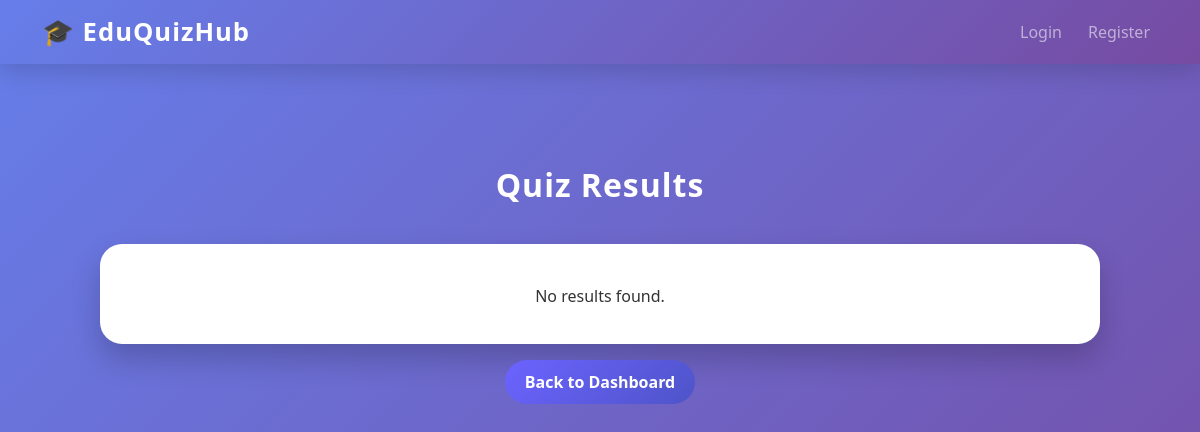
The page /admin/view-results/3 on the database as committed earlier.
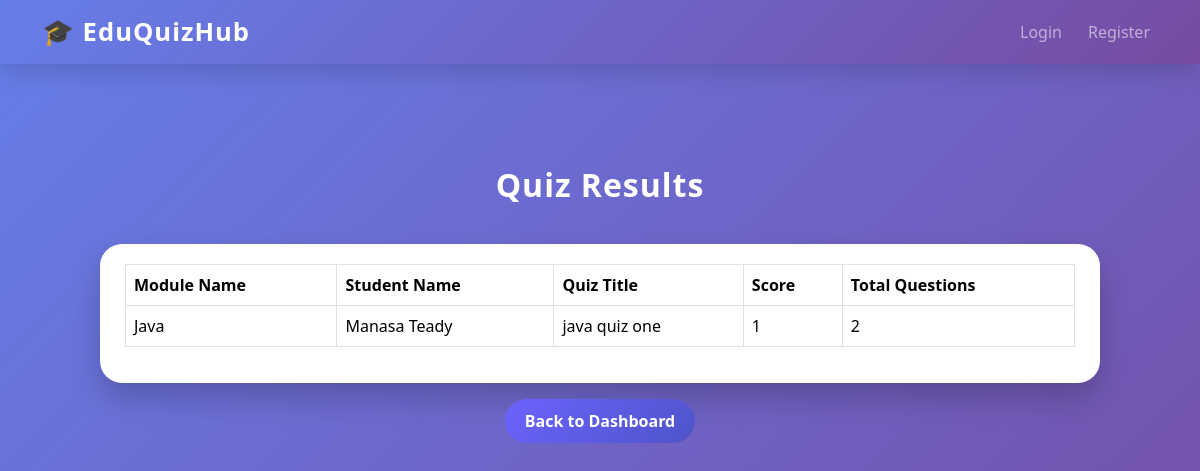
The same page on the database as committed later.
### tables this page shows
CREATE TABLE attempts (
    id INTEGER PRIMARY KEY AUTOINCREMENT,
    student_id INTEGER NOT NULL,
    quiz_id INTEGER NOT NULL,
    score INTEGER,
    total_questions INTEGER,
    answers TEXT,
    FOREIGN KEY (student_id) REFERENCES users(id),
    FOREIGN KEY (quiz_id) REFERENCES quizzes(id)
);

CREATE TABLE modules (
    id INTEGER PRIMARY KEY AUTOINCREMENT,
    name TEXT NOT NULL
);

CREATE TABLE users (
    id INTEGER PRIMARY KEY AUTOINCREMENT,
    name TEXT NOT NULL,
    email TEXT UNIQUE NOT NULL,
    password TEXT NOT NULL,
    role TEXT NOT NULL
);

CREATE TABLE quizzes (
    id INTEGER PRIMARY KEY AUTOINCREMENT,
    module_id INTEGER NOT NULL,
    title TEXT NOT NULL,
    time_limit INTEGER,
    is_active INTEGER DEFAULT 0,
    FOREIGN KEY (module_id) REFERENCES modules(id)
);

### app.py (the view)
@app.route("/admin/view-results/<int:quiz_id>")
def view_results(quiz_id):
    conn = get_db_connection()
    quiz = conn.execute(
        "SELECT * FROM quizzes WHERE id = ?",
        (quiz_id,)
    ).fetchone()
    results = conn.execute("""
        SELECT
            u.name AS student_name,
            m.name AS module_name,
            q.title AS quiz_title,
            a.score,
            a.total_questions
        FROM attempts a
        JOIN users u ON a.student_id = u.id
        JOIN quizzes q ON a.quiz_id = q.id
        JOIN modules m ON q.module_id = m.id
        WHERE a.quiz_id = ?
    """, (quiz_id,)).fetchall()
    conn.close()
    return render_template(
        "admin_results.html",
        results=results,
        quiz=quiz
    )

### app.py (called while the page is built)
def get_db_connection():
    conn = sqlite3.connect("database.db")
    conn.row_factory = sqlite3.Row
    return conn

### templates/admin_results.html (shortened to what this page needs)
{% extends "base.html" %}
{% block content %}
<h2>Quiz Results</h2>
<div class="results-card">
    {% if results %}
    <table class="table table-bordered">
        <thead>
            <tr>
                <th>Module Name</th>
                <th>Student Name</th>
                <th>Quiz Title</th>
                <th>Score</th>
                <th>Total Questions</th>
            </tr>
        </thead>
        <tbody>
            {% for result in results %}
            <tr>
                <td>{{ result.module_name }}</td>
                <td>{{ result.student_name }}</td>
                <td>{{ result.quiz_title }}</td>
                <td>{{ result.score }}</td>
                <td>{{ result.total_questions }}</td>
            </tr>
            {% endfor %}
        </tbody>
    </table>
    {% else %}
        <p style="color: #333; text-align: center; margin-top: 20px;">No results found.</p>
    {% endif %}
</div>
<div class="text-center mt-3">
    <a href="{{ url_for('admin_dashboard') }}" class="btn btn-back">
        Back to Dashboard
    </a>
</div>
{% endblock %}

Rows that differ between the two databases and show on the page:
added attempts: module_name "Java", student_name "Manasa Teady", quiz_title "java quiz one", score "1", total_questions "2"
Other text that changed with them:
text no longer shown: "No results found."
text now shown: "Module Name Student Name Quiz Title Score Total Questions"
